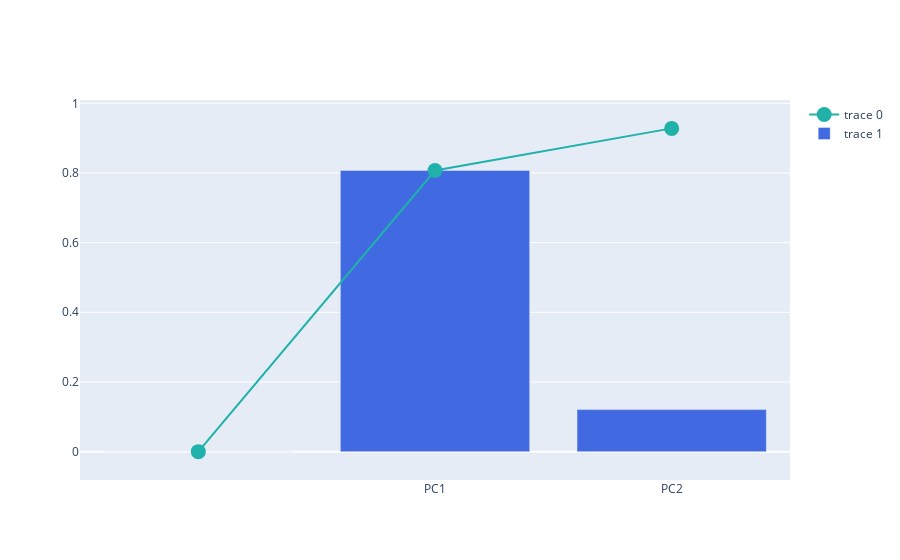

The notebook cell this image was saved under:
### Code cell
# explained variance + cumulative variance
# https://plotly.com/python/creating-and-updating-figures

import plotly.graph_objects as go
fig = go.Figure()

fig.add_trace(
    go.Scatter(
        x=df_explained_variance['PC'],
        y=df_explained_variance['Cumulative Variance'],
        marker=dict(size=15, color='LightSeaGreen')
    ))

fig.add_trace(
    go.Bar(
        x=df_explained_variance['PC'],
        y=df_explained_variance['Explained Variance'],
        marker=dict(color='RoyalBlue')
    ))

fig.show()

### Figure 1 — Plotly figure (JSON) as saved in the notebook; plotly's stock layout.template omitted (floating-point values rounded to 4 significant figures)
{"data": [{"marker": {"color": "LightSeaGreen", "size": 15}, "type": "scatter", "x": ["", "PC1", "PC2"], "y": [0, 0.807, 0.928]}, {"marker": {"color": "RoyalBlue"}, "type": "bar", "x": ["", "PC1", "PC2"], "y": [0, 0.8074, 0.1206]}], "layout": {}}
